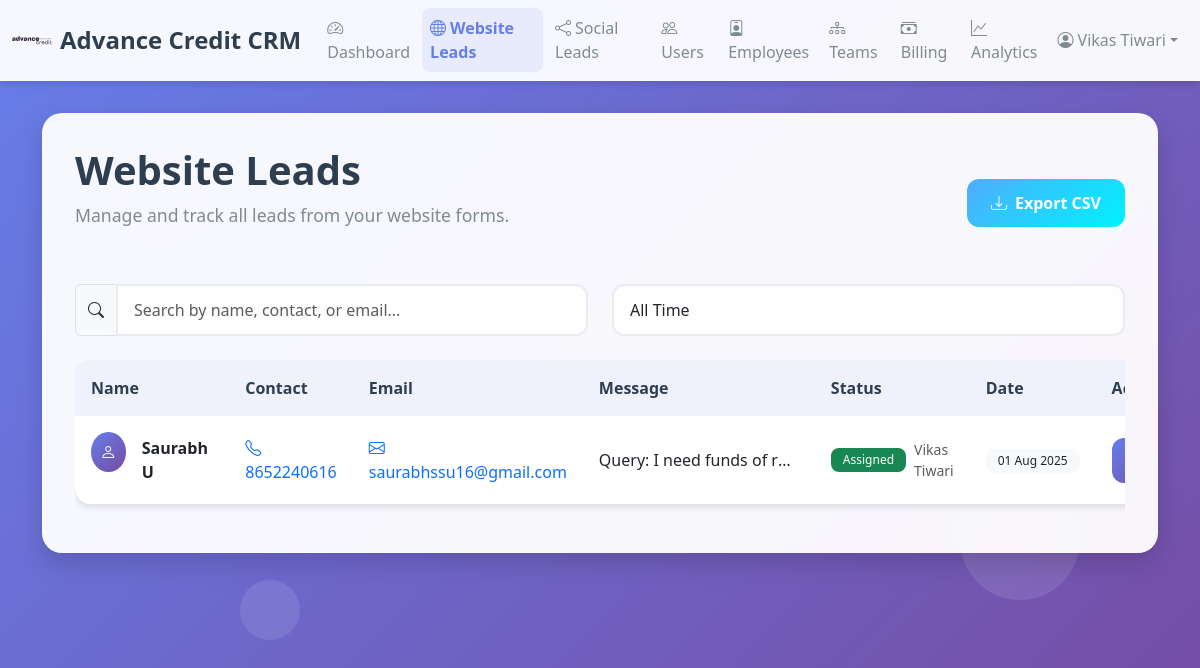
The app's page /crm/website-leads (signed in) with its own data.
### src/shared/crm_models.py (models this page shows)
class User(CRMBase):
    __tablename__ = "users"
    user_id = Column(Integer, primary_key=True, index=True)
    name = Column(String(128), nullable=False)
    email = Column(String(128), unique=True, nullable=False)
    phone = Column(String(32), unique=True, nullable=False)
    password_hash = Column(String(128), nullable=False)
    role = Column(String(32), default="employee")
    is_active = Column(Boolean, default=True)
    created_at = Column(DateTime, server_default=func.now())
    employee = relationship("Employee", back_populates="user", uselist=False)

class WebsiteLead(CRMBase):
    __tablename__ = "website_leads"
    lead_id = Column(Integer, primary_key=True, index=True)
    name = Column(String(128), nullable=False)
    contact = Column(String(64), nullable=False)
    email = Column(String(128))
    message = Column(Text)
    created_at = Column(DateTime, server_default=func.now())

### src/crm/routes.py (the view)
@router.get("/website-leads", response_class=HTMLResponse)
def website_leads_list(request: Request, db: Session = Depends(get_db)):
    if not request.session.get("user_id"):
        return RedirectResponse("/crm/login", status_code=status.HTTP_302_FOUND)
    user_role = request.session.get("user_role")
    employee_id = request.session.get("employee_id")
    if user_role == "admin":
        leads = db.query(WebsiteLead).order_by(WebsiteLead.created_at.desc()).all()
    else:
        if employee_id:
            assigned_leads = db.query(LeadAssignment).filter(
                LeadAssignment.employee_id == employee_id,
                LeadAssignment.lead_type == "website"
            ).all()
            lead_ids = [assignment.lead_id for assignment in assigned_leads]
            leads = db.query(WebsiteLead).filter(WebsiteLead.lead_id.in_(lead_ids)).order_by(WebsiteLead.created_at.desc()).all()
        else:
            leads = []
    for lead in leads:
        assignment = db.query(LeadAssignment).filter(
            LeadAssignment.lead_type == "website",
            LeadAssignment.lead_id == lead.lead_id
        ).first()
        lead.assignment = assignment
    return templates.TemplateResponse("website_leads.html", {"request": request, "leads": leads})

### src/crm/templates/website_leads.html (shortened to what this page needs)
{% extends 'base.html' %}
{% block content %}
<div class="glass-card">
    <div class="d-flex justify-content-between align-items-center mb-4">
        <div>
            <h1 class="page-title">Website Leads</h1>
            <p class="page-subtitle">Manage and track all leads from your website forms.</p>
        </div>
        <div class="d-flex gap-2">
            <button class="btn btn-success-modern btn-modern" onclick="exportToCSV()">
                <i class="bi bi-download me-2"></i>Export CSV
            </button>
        </div>
    </div>
    <div class="row mb-4">
        <div class="col-md-6">
            <div class="input-group">
                <span class="input-group-text"><i class="bi bi-search"></i></span>
                <input type="text" class="form-control form-control-modern" id="searchInput" placeholder="Search by name, contact, or email...">
            </div>
        </div>
        <div class="col-md-6">
            <div class="d-flex gap-2">
                <select class="form-select form-control-modern" id="dateFilter">
                    <option value="">All Time</option>
                </select>
            </div>
        </div>
    </div>
    <div class="table-responsive">
        <table class="table table-modern" id="leadsTable">
            <thead>
                <tr>
                    <th>Name</th>
                    <th>Contact</th>
                    <th>Email</th>
                    <th>Message</th>
                    <th>Status</th>
                    <th>Date</th>
                    <th>Actions</th>
                </tr>
            </thead>
            <tbody>
                {% for lead in leads %}
                <tr>
                    <td>
                        <div class="d-flex align-items-center">
                            <div class="stats-icon primary me-3" style="width: 40px; height: 40px; font-size: 1rem;">
                                <i class="bi bi-person"></i>
                            </div>
                            <div>
                                <strong>{{ lead.name }}</strong>
                            </div>
                        </div>
                    </td>
                    <td>
                        <a href="tel:{{ lead.contact }}" class="text-decoration-none">
                            <i class="bi bi-telephone me-1"></i>{{ lead.contact }}
                        </a>
                    </td>
                    <td>
                        {% if lead.email %}
                        <a href="mailto:{{ lead.email }}" class="text-decoration-none">
                            <i class="bi bi-envelope me-1"></i>{{ lead.email }}
                        </a>
                        {% else %}
                        <span class="text-muted">-</span>
                        {% endif %}
                    </td>
                    <td>
                        <div class="text-truncate" style="max-width: 200px;" title="{{ lead.message }}">
                            {{ lead.message[:50] }}{% if lead.message|length > 50 %}...{% endif %}
                        </div>
                    </td>
                    <td>
                        {% if lead.assignment %}
                        <div class="d-flex align-items-center">
                            <span class="badge badge-modern bg-success me-2">Assigned</span>
                            <small class="text-muted">{{ lead.assignment.employee.user.name }}</small>
                        </div>
                        {% else %}
                        <span class="badge badge-modern bg-warning">Unassigned</span>
                        {% endif %}
                    </td>
                    <td>
                        <span class="badge badge-modern bg-light text-dark">
                            {{ lead.created_at.strftime('%d %b %Y') }}
                        </span>
                    </td>
                    <td>
                        <div class="btn-group" role="group">
                            <a href="/crm/website-leads/{{ lead.lead_id }}" class="btn btn-sm btn-primary-modern btn-modern" title="View Details">
                            </a>
                        </div>
                    </td>
                </tr>
                {% endfor %}
            </tbody>
        </table>
    </div>
</div>
{% endblock %}

### src/crm/templates/base.html (shortened to what this page needs)
<!DOCTYPE html>
<html lang="en">
<head>
    <link href="https://cdn.jsdelivr.net/npm/bootstrap@5.3.0/dist/css/bootstrap.min.css" rel="stylesheet">
    <link href="https://cdn.jsdelivr.net/npm/bootstrap-icons@1.10.0/font/bootstrap-icons.css" rel="stylesheet">
</head>
<body>
    <div class="floating-shapes">
        <div class="shape"></div>
    </div>
    <nav class="navbar navbar-expand-lg">
        <div class="container-fluid">
            <a class="navbar-brand d-flex align-items-center" href="/crm/dashboard">
                <img src="/crm/static/ac-logo-1.svg" alt="Logo" width="40" height="40" class="me-2">
                Advance Credit CRM
            </a>
            <div class="collapse navbar-collapse" id="navbarNav">
                <ul class="navbar-nav me-auto">
                    <li class="nav-item">
                        <a class="nav-link {% if request.url.path == '/crm/dashboard' %}active{% endif %}" href="/crm/dashboard">
                            <i class="bi bi-speedometer2 me-1"></i>Dashboard
                        </a>
                    </li>
                    <li class="nav-item">
                        <a class="nav-link {% if request.url.path.startswith('/crm/website-leads') %}active{% endif %}" href="/crm/website-leads">
                            <i class="bi bi-globe me-1"></i>Website Leads
                        </a>
                    </li>
                    <li class="nav-item">
                        <a class="nav-link {% if request.url.path.startswith('/crm/social-leads') %}active{% endif %}" href="/crm/social-leads">
                            <i class="bi bi-share me-1"></i>Social Leads
                        </a>
                    </li>
                    <li class="nav-item">
                        <a class="nav-link {% if request.url.path.startswith('/crm/users') %}active{% endif %}" href="/crm/users">
                            <i class="bi bi-people me-1"></i>Users
                        </a>
                    </li>
                    <li class="nav-item">
                        <a class="nav-link {% if request.url.path.startswith('/crm/employees') %}active{% endif %}" href="/crm/employees">
                            <i class="bi bi-person-badge me-1"></i>Employees
                        </a>
                    </li>
                    <li class="nav-item">
                        <a class="nav-link {% if request.url.path.startswith('/crm/teams') %}active{% endif %}" href="/crm/teams">
                            <i class="bi bi-diagram-3 me-1"></i>Teams
                        </a>
                    </li>
                    <li class="nav-item">
                        <a class="nav-link {% if request.url.path.startswith('/crm/billing') %}active{% endif %}" href="/crm/billing">
                            <i class="bi bi-cash-stack me-1"></i>Billing
                        </a>
                    </li>
                    <li class="nav-item">
                        <a class="nav-link {% if request.url.path.startswith('/crm/analytics') %}active{% endif %}" href="/crm/analytics">
                            <i class="bi bi-graph-up me-1"></i>Analytics
                        </a>
                    </li>
                </ul>
                <ul class="navbar-nav">
                    {% if request.session.get('user_id') %}
                    <li class="nav-item dropdown">
                        <a class="nav-link dropdown-toggle d-flex align-items-center" href="#" data-bs-toggle="dropdown">
                            <i class="bi bi-person-circle me-1"></i>
                            {{ request.session.get('user_name', 'Profile') }}
                        </a>
                    </li>
                    {% else %}
                    <li class="nav-item">
                        <a class="nav-link" href="/crm/login"><i class="bi bi-box-arrow-in-right me-1"></i>Login</a>
                    </li>
                    {% endif %}
                </ul>
            </div>
        </div>
    </nav>
    <div class="main-container">
        <div class="container">
            {% block content %}{% endblock %}
        </div>
    </div>
</body>
</html>

### src/crm/templates/base.html (style rules this page uses)
:root { --primary-gradient: linear-gradient(135deg, #667eea 0%, #764ba2 100%); --secondary-gradient: linear-gradient(135deg, #f093fb 0%, #f5576c 100%); --success-gradient: linear-gradient(135deg, #4facfe 0%, #00f2fe 100%); --warning-gradient: linear-gradient(135deg, #43e97b 0%, #38f9d7 100%); --danger-gradient: linear-gradient(135deg, #fa709a 0%, #fee140 100%); --glass-bg: rgba(255, 255, 255, 0.95); --glass-border: rgba(255, 255, 255, 0.2); --text-primary: #2c3e50; --text-secondary: #7f8c8d; --shadow-light: 0 4px 6px rgba(0, 0, 0, 0.1); --shadow-medium: 0 10px 25px rgba(0, 0, 0, 0.15); --shadow-heavy: 0 20px 40px rgba(0, 0, 0, 0.1); }
body { background: var(--primary-gradient); min-height: 100vh; font-family: 'Segoe UI', Tahoma, Geneva, Verdana, sans-serif; color: var(--text-primary); }
.navbar { background: var(--glass-bg); backdrop-filter: blur(10px); border-bottom: 1px solid var(--glass-border); box-shadow: var(--shadow-light); }
.navbar-brand { font-weight: 700; font-size: 1.5rem; color: var(--text-primary) !important; }
.nav-link { color: var(--text-secondary) !important; font-weight: 500; transition: all 0.3s ease; border-radius: 8px; margin: 0 2px; }
.nav-link.active { color: #667eea !important; background: rgba(102, 126, 234, 0.1); font-weight: 600; }
.main-container { min-height: calc(100vh - 80px); padding: 2rem 0; }
.glass-card { background: var(--glass-bg); backdrop-filter: blur(10px); border-radius: 20px; border: 1px solid var(--glass-border); box-shadow: var(--shadow-medium); padding: 2rem; margin-bottom: 2rem; }
.stats-icon { width: 60px; height: 60px; border-radius: 50%; display: flex; align-items: center; justify-content: center; font-size: 1.5rem; color: white; margin-bottom: 1rem; }
.stats-icon.primary { background: var(--primary-gradient); }
.btn-modern { border-radius: 12px; padding: 12px 24px; font-weight: 600; transition: all 0.3s ease; border: none; }
.btn-primary-modern { background: var(--primary-gradient); color: white; }
.btn-success-modern { background: var(--success-gradient); color: white; }
.table-modern { background: var(--glass-bg); backdrop-filter: blur(10px); border-radius: 16px; overflow: hidden; box-shadow: var(--shadow-light); }
.table-modern thead th { background: rgba(102, 126, 234, 0.1); border: none; color: var(--text-primary); font-weight: 600; padding: 1rem; }
.table-modern tbody td { border: none; padding: 1rem; vertical-align: middle; }
.form-control-modern { border-radius: 12px; border: 2px solid #e9ecef; padding: 12px 16px; transition: all 0.3s ease; background: rgba(255, 255, 255, 0.9); }
.page-title { color: var(--text-primary); font-weight: 700; font-size: 2.5rem; margin-bottom: 0.5rem; }
.page-subtitle { color: var(--text-secondary); font-size: 1.1rem; margin-bottom: 2rem; }
.floating-shapes { position: fixed; top: 0; left: 0; width: 100%; height: 100%; overflow: hidden; z-index: -1; pointer-events: none; }
.shape { position: absolute; background: rgba(255, 255, 255, 0.1); border-radius: 50%; animation: float 6s ease-in-out infinite; }
.shape:nth-child(3) { width: 60px; height: 60px; bottom: 20%; left: 20%; animation-delay: 4s; }
.badge-modern { border-radius: 8px; padding: 6px 12px; font-weight: 500; }

### records on screen
User: session.get "Vikas Tiwari"
WebsiteLead: name "Saurabh U", contact "8652240616", email "saurabhssu16@gmail.com", message "Query: I need funds of r…", assignment.employee.user.name "Vikas Tiwari", created_at "01 Aug 2025"
